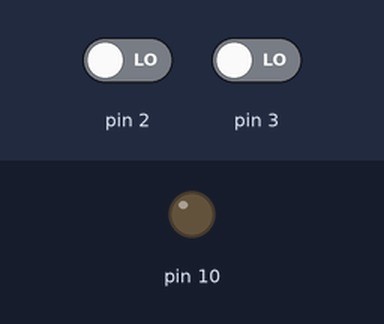
A sketch run on a simulated Arduino Uno, built with avr-gcc and run on an emulated ATmega328P. Shown: output pins drawn as LEDs (lit = HIGH). Inputs (shaded band) come from the test bench; at power-on: pin 2 LOW, pin 3 LOW.

Above: at 1.2 s.
1.3 s: pin 2 driven HIGH
At 1.6 s:
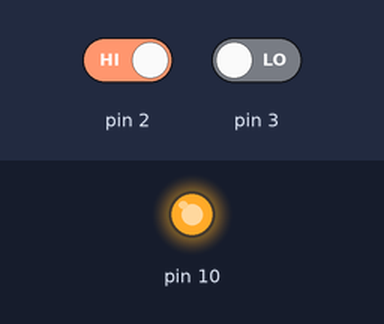
2.8 s: pin 3 driven HIGH
At 3.9 s:
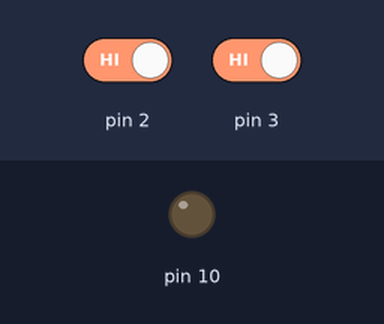
4.3 s: pin 3 driven LOW
At 5.1 s:
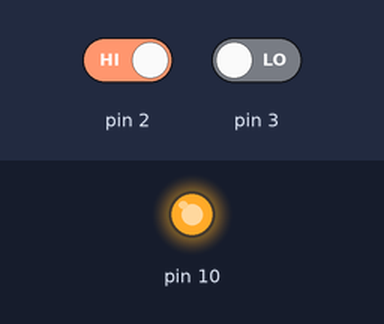
Timing chart, 0 to 7.3 s (numbered marks = the images above; inputs shaded):
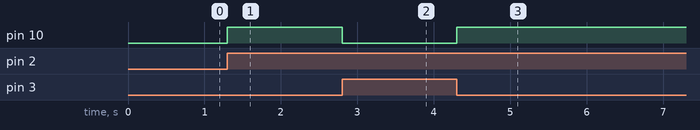

The sketch:

bai1.ino
```cpp
bool i = 0;
void setup() {
  // put your setup code here, to run once:
  pinMode(10,OUTPUT);
  pinMode(2,INPUT);
  pinMode(3,INPUT);
}

void loop() {
    // put your main code here, to run repeatedly:
  if(digitalRead(2)==1)
  {
    i = 1;
  }
  if(digitalRead(3)==1)
  {
    i = 0;
  }
    digitalWrite(10,i);
}
```

Measured:
- after the input at 1.3 s, pin 10: LOW → HIGH at once
- after the input at 2.8 s, pin 10: HIGH → LOW at once
- after the input at 4.3 s, pin 10: LOW → HIGH at once
